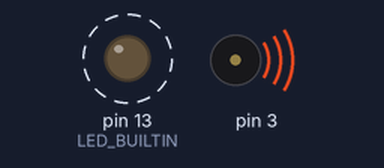
The sketch below on a simulated Arduino Uno, built with avr-gcc and run on an emulated ATmega328P. On the bench: output pins drawn as LEDs (lit = HIGH), buzzer (waves = sounding). Dashed ring = blinking.

Above: at 0.5 s.
Timing chart, 0 to 4.6 s (numbered marks = the images above):
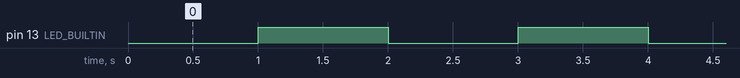

Measured:
- by itself, pin 13 (LED_BUILTIN): alternates HIGH for 1.0 s and LOW for 1.0 s

The sketch:

Listing_8.10.ino
```cpp
void setup() {
    // Initialise Timer/counter 2 in CTC mode. (Mode 2)
    // with OC2A (D11) and OC2B (D3) toggling on match.
    TCCR2A = ((1 << WGM21) | (1 << COM2A0) | (1 << COM2B0));

    // Disable interrupts on Timer 2.
    TIMSK2 = 0;

    // Set up the compare values. OCR2A defines the frequncy of both.
    OCR2A = 200;
    OCR2B = 86;

    // Prescale by 1024, and start the timer.
    TCCR2B = ((1 << CS22) | (1 << CS21) | (1 << CS20));

    // D11 and D12 are outputs. (Using Arduino
    // Language constructs here.)
    pinMode(11, OUTPUT);
    pinMode(3, OUTPUT);
    pinMode(LED_BUILTIN, OUTPUT);
}


void loop() {
    // Toggle D13 and use a delay().
    digitalWrite(LED_BUILTIN, LOW);
    delay(1000);
    digitalWrite(LED_BUILTIN, HIGH);
    delay(1000);
}
```
